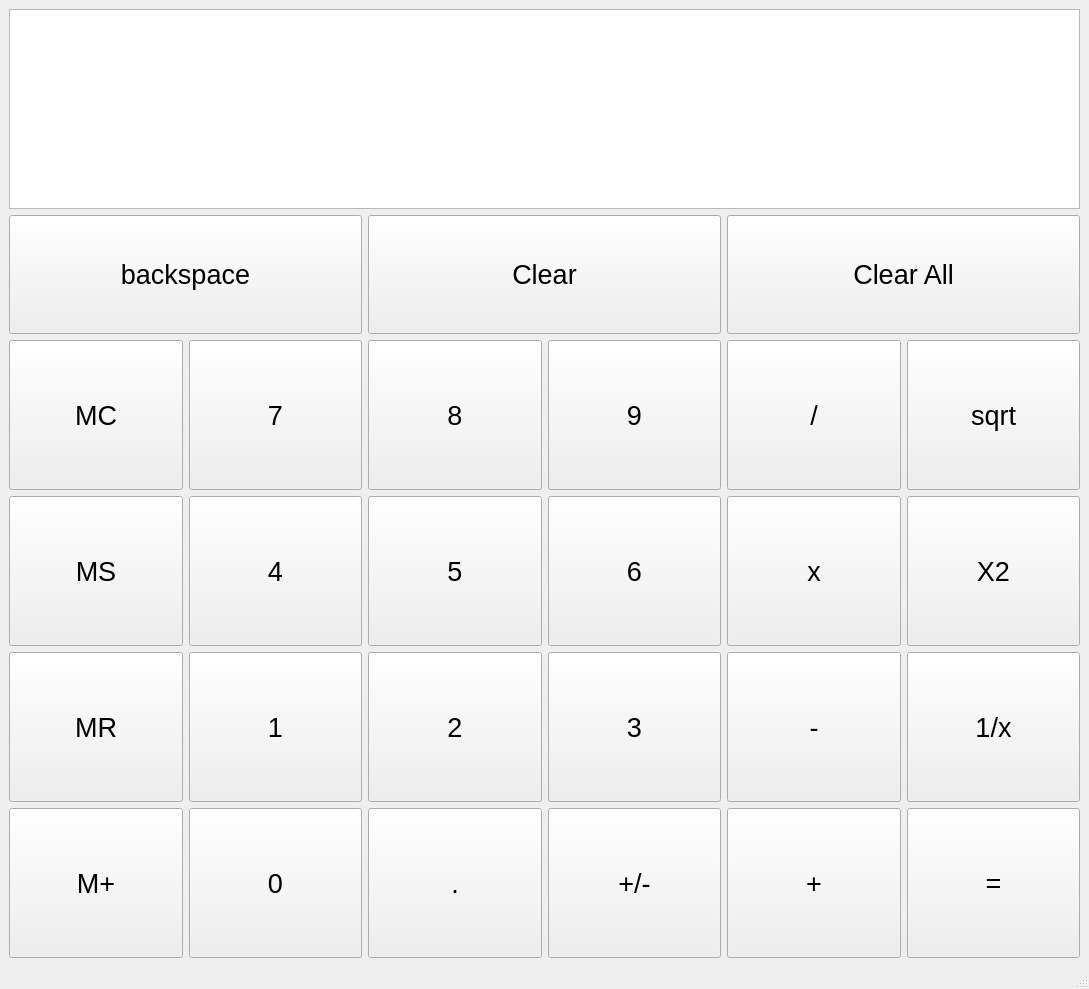
<?xml version="1.0" encoding="UTF-8"?>
<ui version="4.0">
 <class>Laskin</class>
 <widget class="QMainWindow" name="Laskin">
  <property name="geometry">
   <rect>
    <x>0</x>
    <y>0</y>
    <width>1089</width>
    <height>989</height>
   </rect>
  </property>
  <property name="windowTitle">
   <string>Laskin</string>
  </property>
  <widget class="QWidget" name="centralwidget">
   <layout class="QGridLayout" name="gridLayout">
    <item row="4" column="0">
     <widget class="QToolButton" name="memoryRecall">
      <property name="sizePolicy">
       <sizepolicy hsizetype="Minimum" vsizetype="Minimum">
        <horstretch>0</horstretch>
        <verstretch>0</verstretch>
       </sizepolicy>
      </property>
      <property name="minimumSize">
       <size>
        <width>150</width>
        <height>150</height>
       </size>
      </property>
      <property name="font">
       <font>
        <pointsize>20</pointsize>
       </font>
      </property>
      <property name="text">
       <string>MR</string>
      </property>
     </widget>
    </item>
    <item row="2" column="2">
     <widget class="QToolButton" name="number_8">
      <property name="sizePolicy">
       <sizepolicy hsizetype="Minimum" vsizetype="Minimum">
        <horstretch>0</horstretch>
        <verstretch>0</verstretch>
       </sizepolicy>
      </property>
      <property name="minimumSize">
       <size>
        <width>150</width>
        <height>150</height>
       </size>
      </property>
      <property name="font">
       <font>
        <pointsize>20</pointsize>
       </font>
      </property>
      <property name="text">
       <string>8</string>
      </property>
     </widget>
    </item>
    <item row="4" column="1">
     <widget class="QToolButton" name="number_1">
      <property name="sizePolicy">
       <sizepolicy hsizetype="Minimum" vsizetype="Minimum">
        <horstretch>0</horstretch>
        <verstretch>0</verstretch>
       </sizepolicy>
      </property>
      <property name="minimumSize">
       <size>
        <width>150</width>
        <height>150</height>
       </size>
      </property>
      <property name="font">
       <font>
        <pointsize>20</pointsize>
       </font>
      </property>
      <property name="text">
       <string>1</string>
      </property>
     </widget>
    </item>
    <item row="2" column="3">
     <widget class="QToolButton" name="number_9">
      <property name="sizePolicy">
       <sizepolicy hsizetype="Minimum" vsizetype="Minimum">
        <horstretch>0</horstretch>
        <verstretch>0</verstretch>
       </sizepolicy>
      </property>
      <property name="minimumSize">
       <size>
        <width>150</width>
        <height>150</height>
       </size>
      </property>
      <property name="font">
       <font>
        <pointsize>20</pointsize>
       </font>
      </property>
      <property name="text">
       <string>9</string>
      </property>
     </widget>
    </item>
    <item row="0" column="0" colspan="6">
     <widget class="QTextBrowser" name="textBrowser">
      <property name="maximumSize">
       <size>
        <width>1920</width>
        <height>200</height>
       </size>
      </property>
     </widget>
    </item>
    <item row="3" column="1">
     <widget class="QToolButton" name="number_4">
      <property name="sizePolicy">
       <sizepolicy hsizetype="Minimum" vsizetype="Minimum">
        <horstretch>0</horstretch>
        <verstretch>0</verstretch>
       </sizepolicy>
      </property>
      <property name="minimumSize">
       <size>
        <width>150</width>
        <height>150</height>
       </size>
      </property>
      <property name="font">
       <font>
        <pointsize>20</pointsize>
       </font>
      </property>
      <property name="text">
       <string>4</string>
      </property>
     </widget>
    </item>
    <item row="5" column="2">
     <widget class="QToolButton" name="dot">
      <property name="sizePolicy">
       <sizepolicy hsizetype="Minimum" vsizetype="Minimum">
        <horstretch>0</horstretch>
        <verstretch>0</verstretch>
       </sizepolicy>
      </property>
      <property name="minimumSize">
       <size>
        <width>150</width>
        <height>150</height>
       </size>
      </property>
      <property name="font">
       <font>
        <pointsize>20</pointsize>
       </font>
      </property>
      <property name="text">
       <string>.</string>
      </property>
     </widget>
    </item>
    <item row="5" column="4">
     <widget class="QToolButton" name="addition">
      <property name="sizePolicy">
       <sizepolicy hsizetype="Minimum" vsizetype="Minimum">
        <horstretch>0</horstretch>
        <verstretch>0</verstretch>
       </sizepolicy>
      </property>
      <property name="minimumSize">
       <size>
        <width>150</width>
        <height>150</height>
       </size>
      </property>
      <property name="font">
       <font>
        <pointsize>20</pointsize>
       </font>
      </property>
      <property name="text">
       <string>+</string>
      </property>
     </widget>
    </item>
    <item row="4" column="2">
     <widget class="QToolButton" name="number_2">
      <property name="sizePolicy">
       <sizepolicy hsizetype="Minimum" vsizetype="Minimum">
        <horstretch>0</horstretch>
        <verstretch>0</verstretch>
       </sizepolicy>
      </property>
      <property name="minimumSize">
       <size>
        <width>150</width>
        <height>150</height>
       </size>
      </property>
      <property name="font">
       <font>
        <pointsize>20</pointsize>
       </font>
      </property>
      <property name="text">
       <string>2</string>
      </property>
     </widget>
    </item>
    <item row="4" column="3">
     <widget class="QToolButton" name="number_3">
      <property name="sizePolicy">
       <sizepolicy hsizetype="Minimum" vsizetype="Minimum">
        <horstretch>0</horstretch>
        <verstretch>0</verstretch>
       </sizepolicy>
      </property>
      <property name="minimumSize">
       <size>
        <width>150</width>
        <height>150</height>
       </size>
      </property>
      <property name="font">
       <font>
        <pointsize>20</pointsize>
       </font>
      </property>
      <property name="text">
       <string>3</string>
      </property>
     </widget>
    </item>
    <item row="5" column="3">
     <widget class="QToolButton" name="negative">
      <property name="sizePolicy">
       <sizepolicy hsizetype="Minimum" vsizetype="Minimum">
        <horstretch>0</horstretch>
        <verstretch>0</verstretch>
       </sizepolicy>
      </property>
      <property name="minimumSize">
       <size>
        <width>150</width>
        <height>150</height>
       </size>
      </property>
      <property name="font">
       <font>
        <pointsize>20</pointsize>
       </font>
      </property>
      <property name="text">
       <string>+/-</string>
      </property>
     </widget>
    </item>
    <item row="1" column="0" colspan="2">
     <widget class="QToolButton" name="backspace">
      <property name="sizePolicy">
       <sizepolicy hsizetype="Minimum" vsizetype="Minimum">
        <horstretch>0</horstretch>
        <verstretch>0</verstretch>
       </sizepolicy>
      </property>
      <property name="minimumSize">
       <size>
        <width>180</width>
        <height>100</height>
       </size>
      </property>
      <property name="font">
       <font>
        <pointsize>20</pointsize>
       </font>
      </property>
      <property name="text">
       <string>backspace</string>
      </property>
     </widget>
    </item>
    <item row="5" column="5">
     <widget class="QToolButton" name="equal">
      <property name="sizePolicy">
       <sizepolicy hsizetype="Minimum" vsizetype="Minimum">
        <horstretch>0</horstretch>
        <verstretch>0</verstretch>
       </sizepolicy>
      </property>
      <property name="minimumSize">
       <size>
        <width>150</width>
        <height>150</height>
       </size>
      </property>
      <property name="font">
       <font>
        <pointsize>20</pointsize>
       </font>
      </property>
      <property name="text">
       <string>=</string>
      </property>
     </widget>
    </item>
    <item row="2" column="0">
     <widget class="QToolButton" name="memoryClear">
      <property name="sizePolicy">
       <sizepolicy hsizetype="Minimum" vsizetype="Minimum">
        <horstretch>0</horstretch>
        <verstretch>0</verstretch>
       </sizepolicy>
      </property>
      <property name="minimumSize">
       <size>
        <width>150</width>
        <height>150</height>
       </size>
      </property>
      <property name="font">
       <font>
        <pointsize>20</pointsize>
       </font>
      </property>
      <property name="text">
       <string>MC</string>
      </property>
     </widget>
    </item>
    <item row="3" column="2">
     <widget class="QToolButton" name="number_5">
      <property name="sizePolicy">
       <sizepolicy hsizetype="Minimum" vsizetype="Minimum">
        <horstretch>0</horstretch>
        <verstretch>0</verstretch>
       </sizepolicy>
      </property>
      <property name="minimumSize">
       <size>
        <width>150</width>
        <height>150</height>
       </size>
      </property>
      <property name="font">
       <font>
        <pointsize>20</pointsize>
       </font>
      </property>
      <property name="text">
       <string>5</string>
      </property>
     </widget>
    </item>
    <item row="2" column="4">
     <widget class="QToolButton" name="divide">
      <property name="sizePolicy">
       <sizepolicy hsizetype="Minimum" vsizetype="Minimum">
        <horstretch>0</horstretch>
        <verstretch>0</verstretch>
       </sizepolicy>
      </property>
      <property name="minimumSize">
       <size>
        <width>150</width>
        <height>150</height>
       </size>
      </property>
      <property name="font">
       <font>
        <pointsize>20</pointsize>
       </font>
      </property>
      <property name="text">
       <string>/</string>
      </property>
     </widget>
    </item>
    <item row="4" column="5">
     <widget class="QToolButton" name="inverse">
      <property name="sizePolicy">
       <sizepolicy hsizetype="Minimum" vsizetype="Minimum">
        <horstretch>0</horstretch>
        <verstretch>0</verstretch>
       </sizepolicy>
      </property>
      <property name="minimumSize">
       <size>
        <width>150</width>
        <height>150</height>
       </size>
      </property>
      <property name="font">
       <font>
        <pointsize>20</pointsize>
       </font>
      </property>
      <property name="text">
       <string>1/x</string>
      </property>
     </widget>
    </item>
    <item row="4" column="4">
     <widget class="QToolButton" name="substraction">
      <property name="sizePolicy">
       <sizepolicy hsizetype="Minimum" vsizetype="Minimum">
        <horstretch>0</horstretch>
        <verstretch>0</verstretch>
       </sizepolicy>
      </property>
      <property name="minimumSize">
       <size>
        <width>150</width>
        <height>150</height>
       </size>
      </property>
      <property name="font">
       <font>
        <pointsize>20</pointsize>
       </font>
      </property>
      <property name="text">
       <string>-</string>
      </property>
     </widget>
    </item>
    <item row="2" column="5">
     <widget class="QToolButton" name="squareroot">
      <property name="sizePolicy">
       <sizepolicy hsizetype="Minimum" vsizetype="Minimum">
        <horstretch>0</horstretch>
        <verstretch>0</verstretch>
       </sizepolicy>
      </property>
      <property name="minimumSize">
       <size>
        <width>150</width>
        <height>150</height>
       </size>
      </property>
      <property name="font">
       <font>
        <pointsize>20</pointsize>
       </font>
      </property>
      <property name="text">
       <string>sqrt</string>
      </property>
     </widget>
    </item>
    <item row="2" column="1">
     <widget class="QToolButton" name="number_7">
      <property name="sizePolicy">
       <sizepolicy hsizetype="Minimum" vsizetype="Minimum">
        <horstretch>0</horstretch>
        <verstretch>0</verstretch>
       </sizepolicy>
      </property>
      <property name="minimumSize">
       <size>
        <width>150</width>
        <height>150</height>
       </size>
      </property>
      <property name="font">
       <font>
        <pointsize>20</pointsize>
       </font>
      </property>
      <property name="text">
       <string>7</string>
      </property>
     </widget>
    </item>
    <item row="1" column="2" colspan="2">
     <widget class="QToolButton" name="clear">
      <property name="sizePolicy">
       <sizepolicy hsizetype="Minimum" vsizetype="Minimum">
        <horstretch>0</horstretch>
        <verstretch>0</verstretch>
       </sizepolicy>
      </property>
      <property name="minimumSize">
       <size>
        <width>180</width>
        <height>100</height>
       </size>
      </property>
      <property name="font">
       <font>
        <pointsize>20</pointsize>
       </font>
      </property>
      <property name="text">
       <string>Clear</string>
      </property>
     </widget>
    </item>
    <item row="5" column="0">
     <widget class="QToolButton" name="memoryAdd">
      <property name="sizePolicy">
       <sizepolicy hsizetype="Minimum" vsizetype="Minimum">
        <horstretch>0</horstretch>
        <verstretch>0</verstretch>
       </sizepolicy>
      </property>
      <property name="minimumSize">
       <size>
        <width>150</width>
        <height>150</height>
       </size>
      </property>
      <property name="font">
       <font>
        <pointsize>20</pointsize>
       </font>
      </property>
      <property name="text">
       <string>M+</string>
      </property>
     </widget>
    </item>
    <item row="5" column="1">
     <widget class="QToolButton" name="number_0">
      <property name="sizePolicy">
       <sizepolicy hsizetype="Minimum" vsizetype="Minimum">
        <horstretch>0</horstretch>
        <verstretch>0</verstretch>
       </sizepolicy>
      </property>
      <property name="minimumSize">
       <size>
        <width>150</width>
        <height>150</height>
       </size>
      </property>
      <property name="font">
       <font>
        <pointsize>20</pointsize>
       </font>
      </property>
      <property name="text">
       <string>0</string>
      </property>
     </widget>
    </item>
    <item row="3" column="3">
     <widget class="QToolButton" name="number_6">
      <property name="sizePolicy">
       <sizepolicy hsizetype="Minimum" vsizetype="Minimum">
        <horstretch>0</horstretch>
        <verstretch>0</verstretch>
       </sizepolicy>
      </property>
      <property name="minimumSize">
       <size>
        <width>150</width>
        <height>150</height>
       </size>
      </property>
      <property name="font">
       <font>
        <pointsize>20</pointsize>
       </font>
      </property>
      <property name="text">
       <string>6</string>
      </property>
     </widget>
    </item>
    <item row="3" column="0">
     <widget class="QToolButton" name="memorySave">
      <property name="sizePolicy">
       <sizepolicy hsizetype="Minimum" vsizetype="Minimum">
        <horstretch>0</horstretch>
        <verstretch>0</verstretch>
       </sizepolicy>
      </property>
      <property name="minimumSize">
       <size>
        <width>150</width>
        <height>150</height>
       </size>
      </property>
      <property name="font">
       <font>
        <pointsize>20</pointsize>
       </font>
      </property>
      <property name="text">
       <string>MS</string>
      </property>
     </widget>
    </item>
    <item row="3" column="4">
     <widget class="QToolButton" name="multiply">
      <property name="sizePolicy">
       <sizepolicy hsizetype="Minimum" vsizetype="Minimum">
        <horstretch>0</horstretch>
        <verstretch>0</verstretch>
       </sizepolicy>
      </property>
      <property name="minimumSize">
       <size>
        <width>150</width>
        <height>150</height>
       </size>
      </property>
      <property name="font">
       <font>
        <pointsize>20</pointsize>
       </font>
      </property>
      <property name="text">
       <string>x</string>
      </property>
     </widget>
    </item>
    <item row="3" column="5">
     <widget class="QToolButton" name="chisquared">
      <property name="sizePolicy">
       <sizepolicy hsizetype="Minimum" vsizetype="Minimum">
        <horstretch>0</horstretch>
        <verstretch>0</verstretch>
       </sizepolicy>
      </property>
      <property name="minimumSize">
       <size>
        <width>150</width>
        <height>150</height>
       </size>
      </property>
      <property name="font">
       <font>
        <pointsize>20</pointsize>
       </font>
      </property>
      <property name="text">
       <string>X2</string>
      </property>
     </widget>
    </item>
    <item row="1" column="4" colspan="2">
     <widget class="QToolButton" name="clearall">
      <property name="sizePolicy">
       <sizepolicy hsizetype="Minimum" vsizetype="Minimum">
        <horstretch>0</horstretch>
        <verstretch>0</verstretch>
       </sizepolicy>
      </property>
      <property name="minimumSize">
       <size>
        <width>180</width>
        <height>100</height>
       </size>
      </property>
      <property name="font">
       <font>
        <pointsize>20</pointsize>
       </font>
      </property>
      <property name="text">
       <string>Clear All</string>
      </property>
     </widget>
    </item>
   </layout>
  </widget>
  <widget class="QMenuBar" name="menubar">
   <property name="geometry">
    <rect>
     <x>0</x>
     <y>0</y>
     <width>1089</width>
     <height>21</height>
    </rect>
   </property>
  </widget>
  <widget class="QStatusBar" name="statusbar"/>
 </widget>
 <resources/>
 <connections/>
</ui>
